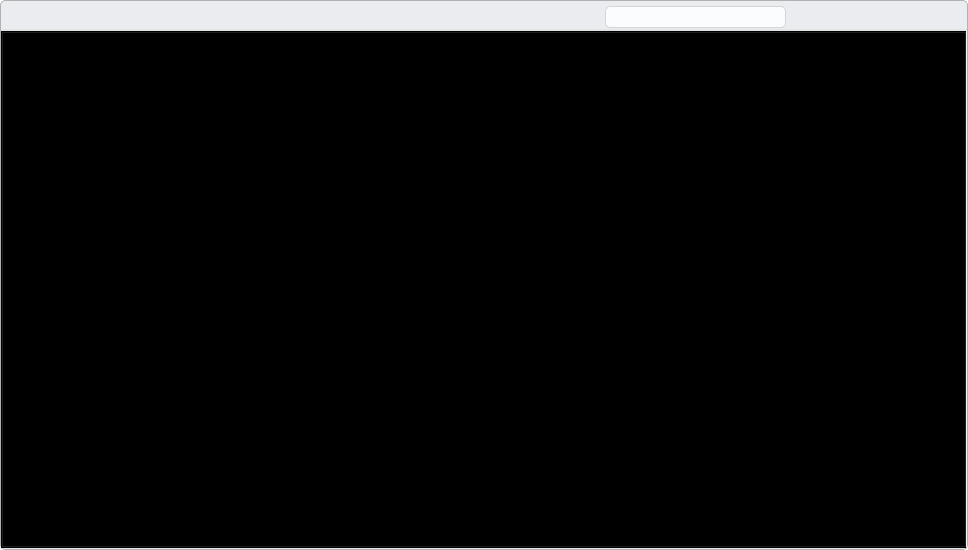
<?xml version="1.0" encoding="UTF-8"?>
<ui version="4.0">
 <class>ViewerWindow</class>
 <widget class="QWidget" name="ViewerWindow">
  <property name="geometry">
   <rect>
    <x>0</x>
    <y>0</y>
    <width>968</width>
    <height>550</height>
   </rect>
  </property>
  <property name="windowTitle">
   <string>Form</string>
  </property>
  <property name="styleSheet">
   <string notr="true">* {
	background: transparent;
	border: none;
	color: #414141;
}

QPushButton#close_btn{
	border-radius: 0px;
}

QPushButton#minimize_btn{
	border-radius: 0px;
}

QPushButton#close_btn:hover{
	background: #D62626;
}

QComboBox{
	border: 1px solid #D3D4D6;
	background: #FBFCFE;
	padding-left:5px;
	border-radius: 5px;
}

QWidget#main_container{
	background: #EBECEF;
	border-radius: 5px;
	border: 1px solid #B1B1B1;
}

QWidget#menu_container{
	background: #EBECEF;
	border-right: 2px solid #E3E4E6;
}

QFrame#footer{
	background: #EBECEF;
	border-top: 2px solid #E3E4E6;
}

QWidget#container{
	background: #F3F4F6;
	border-bottom-left-radius: 5px;
	border-bottom-right-radius: 5px;
}

QWidget#toolbar{
	border-bottom: 2px solid #E3E4E6;
}

QLineEdit {
	border: 1px solid #D3D4D6;
	border-radius: 5px;
	padding-left: 5px;
	background: #FBFCFE;
}

QPushButton#current_project {
	border: 1px solid #D3D4D6;
	background: #F3F4F6;
	padding-left:5px;
	border-radius: 5px;
}

QFrame#search_container {
	border: 1px solid #D3D4D6;
	border-radius: 10px;
}

QLabel#recent_status_txt{
	color: #818181;
}

QPushButton{
	border-radius: 5px;
}

QPushButton:hover{
	background: #DBEAFE;
}

QToolTip{
	background: #F3F4F6;
	border: 1px solid #E3E4E6;
}

QScrollBar:horizontal {
	border: none;
	background: #EBECEF;
	height: 8px;
	margin: 0px;
	border-radius: 5px;
}

QScrollBar::handle:horizontal {
	background: #B1B1B1;
	min-width: 10px;
	border-radius: 3px;
}

QScrollBar::add-page:horizontal,
QScrollBar::sub-page:horizontal {
	background-color: #EBECEF;
}

QScrollBar:vertical {
	border: none;
	background: #EBECEF;
	width: 8px;
	margin: 0px;
	border-radius: 5px;
}

QScrollBar::handle:vertical {
	background: #B1B1B1;
	min-height: 10px;
	border-radius: 3px;
}

QScrollBar::add-page:vertical,
QScrollBar::sub-page:vertical {
	background-color: #EBECEF;
}

QToolButton::menu-indicator{
	image: none;
	width: 0px;
}

QComboBox::drop-down{
	background: transparent;
}

QComboBox::down-arrow{
	image: url(':/icons/icons/drop_down.svg');
	height: 24px;
	width: 24px;
}

QSpinBox{
	border: 1px solid #D3D4D6;
	border-radius: 5px;
	padding-left: 5px;
	background: #FBFCFE;
}

QSpinBox:down-button{
	background: transparent;
}

QSpinBox:up-button{
	background: transparent;
}

QSpinBox:down-arrow{
	image: url(':/icons/icons/drop_down.svg');
	height: 24px;
	width: 24px;
}

QSpinBox:up-arrow{
	image: url(':/icons/icons/drop_up.svg');
	height: 24px;
	width: 24px;
}

                            QTableWidget {
                                border: none;
                            }
                            QHeaderView::section {
                                background-color: #EBECEF;
                                padding: 3px;
                                border: none;
                                font-weight: bold;
                            }
                            
                            QHeaderView::section:horizontal {
                                border-right: 1px solid #D3D4D6;
                                border-bottom: 1px solid #D3D4D6;
                            }
                            
                            QHeaderView::section:vertical {
                                border-right: 1px solid #D3D4D6;
                                border-bottom: 1px solid #D3D4D6;
                            }
                            
                            QTableWidget::item {
                                border-bottom: 1px solid #E3E4E6;
                                padding: 3px;
                            }</string>
  </property>
  <layout class="QVBoxLayout" name="verticalLayout">
   <property name="spacing">
    <number>0</number>
   </property>
   <property name="leftMargin">
    <number>0</number>
   </property>
   <property name="topMargin">
    <number>0</number>
   </property>
   <property name="rightMargin">
    <number>0</number>
   </property>
   <property name="bottomMargin">
    <number>0</number>
   </property>
   <item>
    <widget class="QWidget" name="main_container" native="true">
     <layout class="QVBoxLayout" name="verticalLayout_2">
      <property name="spacing">
       <number>0</number>
      </property>
      <property name="leftMargin">
       <number>1</number>
      </property>
      <property name="topMargin">
       <number>1</number>
      </property>
      <property name="rightMargin">
       <number>1</number>
      </property>
      <property name="bottomMargin">
       <number>1</number>
      </property>
      <item>
       <widget class="QWidget" name="toolbar" native="true">
        <property name="minimumSize">
         <size>
          <width>0</width>
          <height>30</height>
         </size>
        </property>
        <property name="maximumSize">
         <size>
          <width>16777215</width>
          <height>30</height>
         </size>
        </property>
        <layout class="QHBoxLayout" name="horizontalLayout">
         <property name="spacing">
          <number>0</number>
         </property>
         <property name="leftMargin">
          <number>0</number>
         </property>
         <property name="topMargin">
          <number>0</number>
         </property>
         <property name="rightMargin">
          <number>0</number>
         </property>
         <property name="bottomMargin">
          <number>0</number>
         </property>
         <item>
          <widget class="QPushButton" name="window_icon">
           <property name="maximumSize">
            <size>
             <width>30</width>
             <height>30</height>
            </size>
           </property>
           <property name="text">
            <string/>
           </property>
           <property name="icon">
            <iconset resource="../assets/icons.qrc">
             <normaloff>:/icons/images/icon.png</normaloff>:/icons/images/icon.png</iconset>
           </property>
           <property name="iconSize">
            <size>
             <width>24</width>
             <height>24</height>
            </size>
           </property>
          </widget>
         </item>
         <item>
          <spacer name="horizontalSpacer">
           <property name="orientation">
            <enum>Qt::Orientation::Horizontal</enum>
           </property>
           <property name="sizeHint" stdset="0">
            <size>
             <width>40</width>
             <height>20</height>
            </size>
           </property>
          </spacer>
         </item>
         <item>
          <widget class="QFrame" name="frame">
           <property name="minimumSize">
            <size>
             <width>250</width>
             <height>0</height>
            </size>
           </property>
           <property name="frameShape">
            <enum>QFrame::Shape::StyledPanel</enum>
           </property>
           <property name="frameShadow">
            <enum>QFrame::Shadow::Raised</enum>
           </property>
           <widget class="QComboBox" name="filter">
            <property name="geometry">
             <rect>
              <x>8</x>
              <y>5</y>
              <width>181</width>
              <height>22</height>
             </rect>
            </property>
            <property name="currentText">
             <string/>
            </property>
            <property name="currentIndex">
             <number>-1</number>
            </property>
            <property name="placeholderText">
             <string/>
            </property>
           </widget>
          </widget>
         </item>
         <item>
          <widget class="QFrame" name="frame_3">
           <property name="minimumSize">
            <size>
             <width>120</width>
             <height>0</height>
            </size>
           </property>
           <property name="maximumSize">
            <size>
             <width>120</width>
             <height>16777215</height>
            </size>
           </property>
           <property name="frameShape">
            <enum>QFrame::Shape::StyledPanel</enum>
           </property>
           <property name="frameShadow">
            <enum>QFrame::Shadow::Raised</enum>
           </property>
           <widget class="QPushButton" name="close_btn">
            <property name="geometry">
             <rect>
              <x>80</x>
              <y>0</y>
              <width>40</width>
              <height>30</height>
             </rect>
            </property>
            <property name="focusPolicy">
             <enum>Qt::FocusPolicy::ClickFocus</enum>
            </property>
            <property name="text">
             <string/>
            </property>
            <property name="icon">
             <iconset theme="QIcon::ThemeIcon::ApplicationExit"/>
            </property>
            <property name="iconSize">
             <size>
              <width>10</width>
              <height>10</height>
             </size>
            </property>
           </widget>
           <widget class="QPushButton" name="minimize_btn">
            <property name="geometry">
             <rect>
              <x>0</x>
              <y>0</y>
              <width>40</width>
              <height>30</height>
             </rect>
            </property>
            <property name="text">
             <string/>
            </property>
            <property name="icon">
             <iconset theme="QIcon::ThemeIcon::ListRemove"/>
            </property>
           </widget>
           <widget class="QPushButton" name="maximize_btn">
            <property name="geometry">
             <rect>
              <x>40</x>
              <y>0</y>
              <width>40</width>
              <height>30</height>
             </rect>
            </property>
            <property name="text">
             <string/>
            </property>
            <property name="icon">
             <iconset theme="QIcon::ThemeIcon::MediaPlaybackStop"/>
            </property>
            <property name="iconSize">
             <size>
              <width>14</width>
              <height>14</height>
             </size>
            </property>
           </widget>
          </widget>
         </item>
        </layout>
       </widget>
      </item>
      <item>
       <widget class="QWidget" name="container" native="true">
        <layout class="QHBoxLayout" name="horizontalLayout_2">
         <property name="spacing">
          <number>0</number>
         </property>
         <property name="leftMargin">
          <number>0</number>
         </property>
         <property name="topMargin">
          <number>0</number>
         </property>
         <property name="rightMargin">
          <number>0</number>
         </property>
         <property name="bottomMargin">
          <number>0</number>
         </property>
         <item>
          <widget class="QTabWidget" name="tab_view">
           <property name="currentIndex">
            <number>-1</number>
           </property>
          </widget>
         </item>
        </layout>
       </widget>
      </item>
     </layout>
    </widget>
   </item>
  </layout>
 </widget>
 <resources>
  <include location="../assets/icons.qrc"/>
 </resources>
 <connections/>
</ui>
